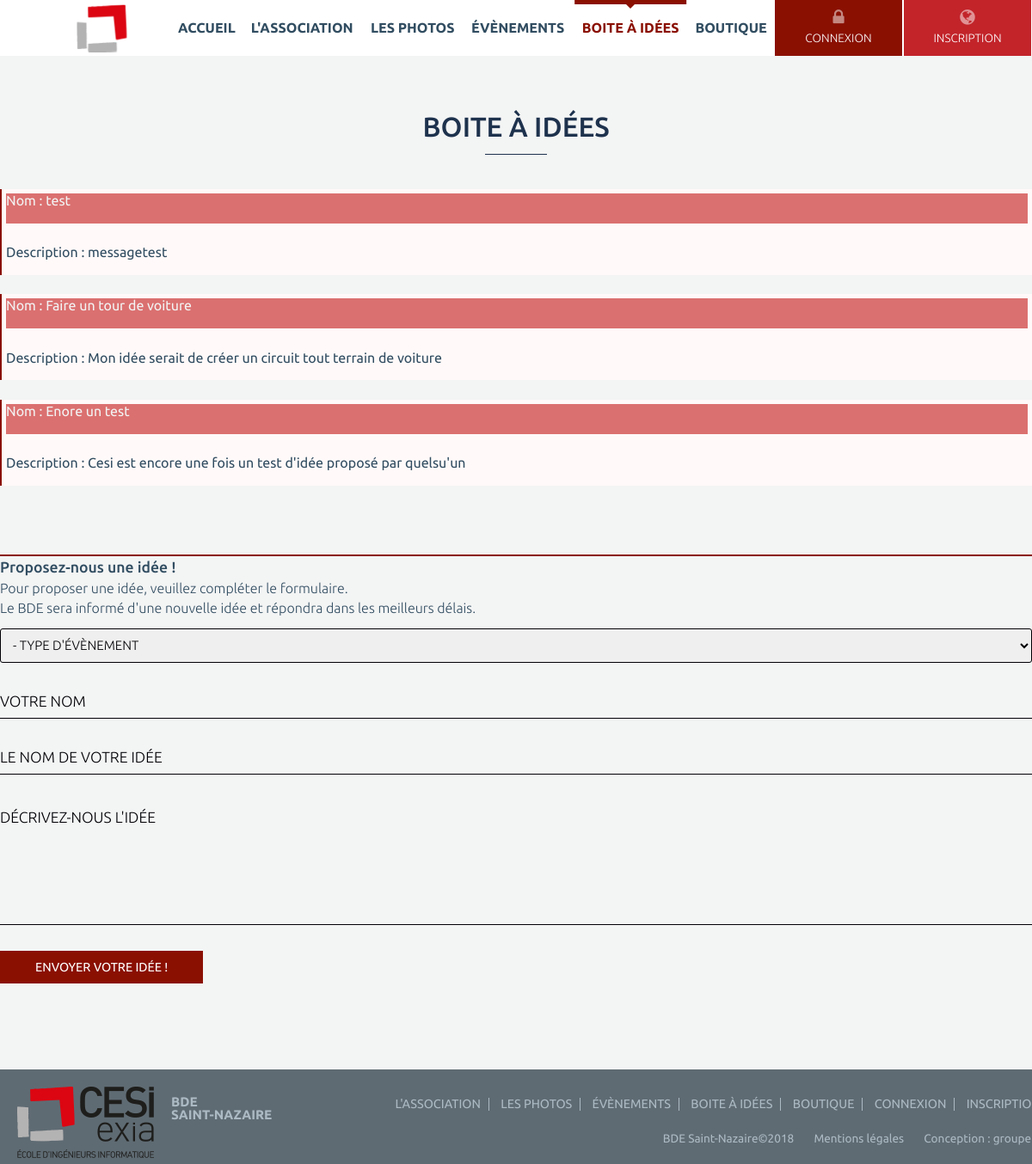
The page /box on the database as committed earlier.
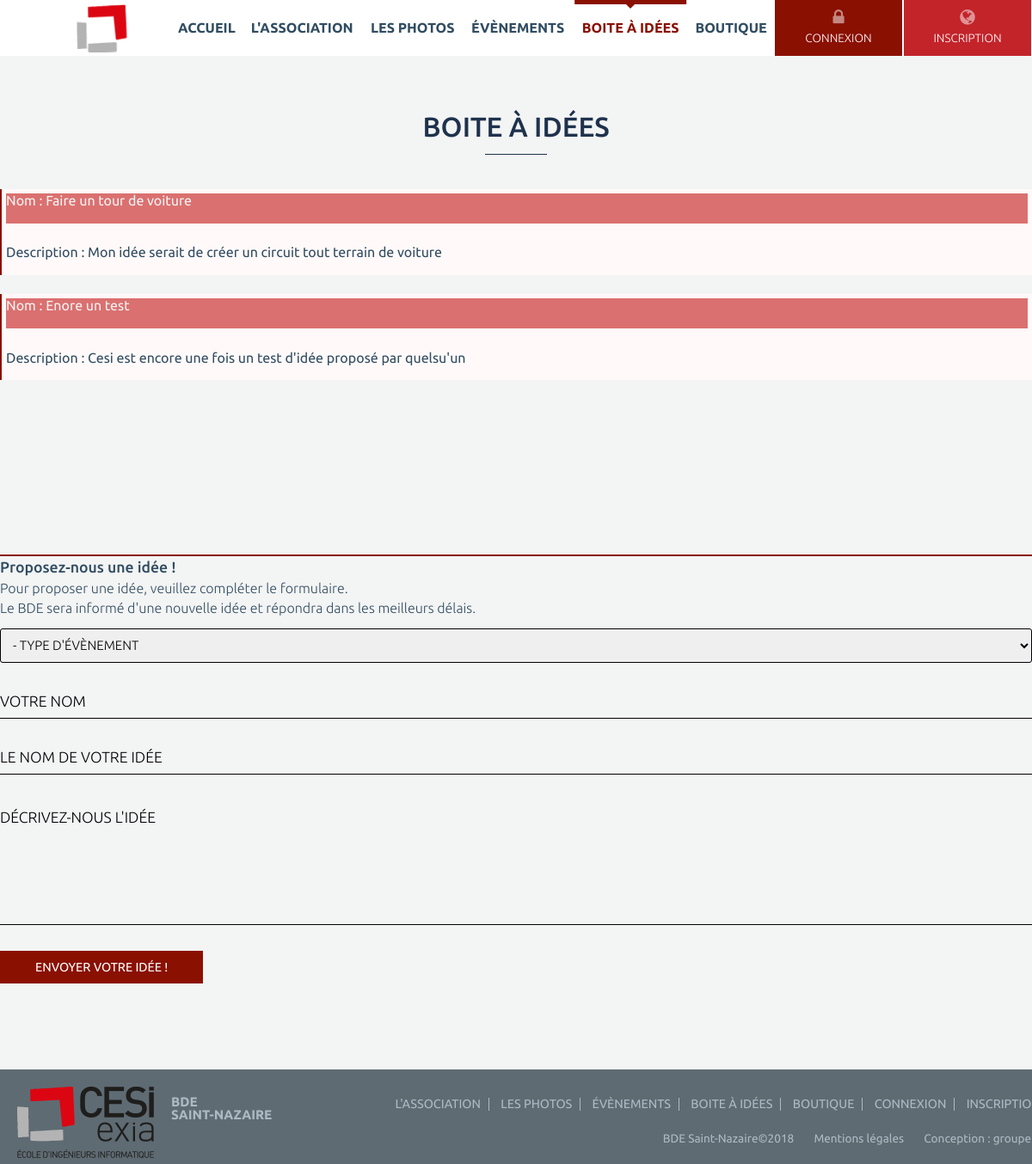
The same page on the database as committed later.
### tables this page shows
CREATE TABLE `idees` (
  `Id` int(11) NOT NULL,
  `Nom` varchar(50) NOT NULL,
  `Description` text NOT NULL,
  `Votes` smallint(6) NOT NULL,
  `Votes_utilisateurs` text NOT NULL
);

### include/common.php (called while the page is built, shortened)
<?php
$page = '';
function init() {
    load_content();
}
function get_base_path() {
    $base_path = str_replace('index.php', '', $_SERVER['PHP_SELF']);
    return $base_path;
}
function load_content() {
    global $page;
    $pages = array(
        'accueil' => array(
            'title' => "accueil",
            'file' => 'accueil.php',
        ),
        'bde' => array(
            'title' => "bde",
            'file' => 'bde.php',
        ),
        'box' => array(
            'title' => "box",
            'file' => 'box.php',
        ),
        'event-list' => array(
            'title' => "event-list",
            'file' => 'event-list.php',
        ),
        'event.php' => array(
            'title' => "event.php",
            'file' => 'event.php',
        ),
        'photos' => array(
            'title' => "photos",
            'file' => 'photos.php',
        ),
        'register' => array(
            'title' => "register",
            'file' => 'register.php',
        ),
        'notice' => array(
            'title' => "notice",
            'file' => 'notice.php',
        ),
        'terms' => array(
            'title' => "terms",
            'file' => 'terms.php',
        ),
        'boutique' => array(
            'title' => "boutique",
            'file' => 'boutique.php',
        ),
    );
    if (array_key_exists($page, $pages)) {
        include (TEMPLATE_PATH . $pages[$page]['file']);
    } else {
        header('Location:' . get_base_path() . 'accueil');
    }
}

### pages/box.php (the view, shortened to what this page needs)
<?php
$bdd = new PDO('mysql:host=localhost;dbname=projetweb;charset=utf8', 'root', '');
    ?>
<section id="box">
    <div class="inner">
        <h2 class="actu-title">Boite à idées</h2>
        <div class="box-top">
            <div class="box-blocs" >
                <form method='POST' action=''>  <?php
                    $reponse = $bdd->query('SELECT * FROM idees');
                    while ($donnees = $reponse->fetch()) {
                        ?>
                        <div class="box-bloc">
                            <div class="idea-name">Nom :  <?php echo $donnees['Nom']; ?></div><br/>
                            Description : <?php echo $donnees['Description']; ?><br/>
                        </div><br/>
                        <?php
                    }
                    ?>
                </form>
            </div>
        </div>
        <div class="contact-form">
            <h3>Proposez-nous une idée !</h3>
            <p>
                Pour proposer une idée, veuillez compléter le formulaire.<br />
                Le BDE sera informé d'une nouvelle idée et répondra dans les meilleurs délais.</p>
            <div class="form-item alone">
                <select>
                    <option selected>- Type d'évènement</option>
                </select>
            </div>
            <div class="form-item">
                <input placeholder="Votre nom" class="form-text idea-center" type="text">
            </div>
            <div class="form-item">
                <input placeholder="Le nom de votre idée" class="form-text idea-name" type="text">
            </div>
            <div class="form-item form-type-textarea full">
                <textarea placeholder="Décrivez-nous l'idée" class="form-textarea idea-message"></textarea>
            </div>
            <div class="form-actions">
                <input class="button" value="Envoyer votre idée !" onclick="sendIdea();" type="submit">
            </div>
        </div>
    </div>
</section>

Rows that differ between the two databases and show on the page:
removed idees: Nom "test", Description "messagetest"
